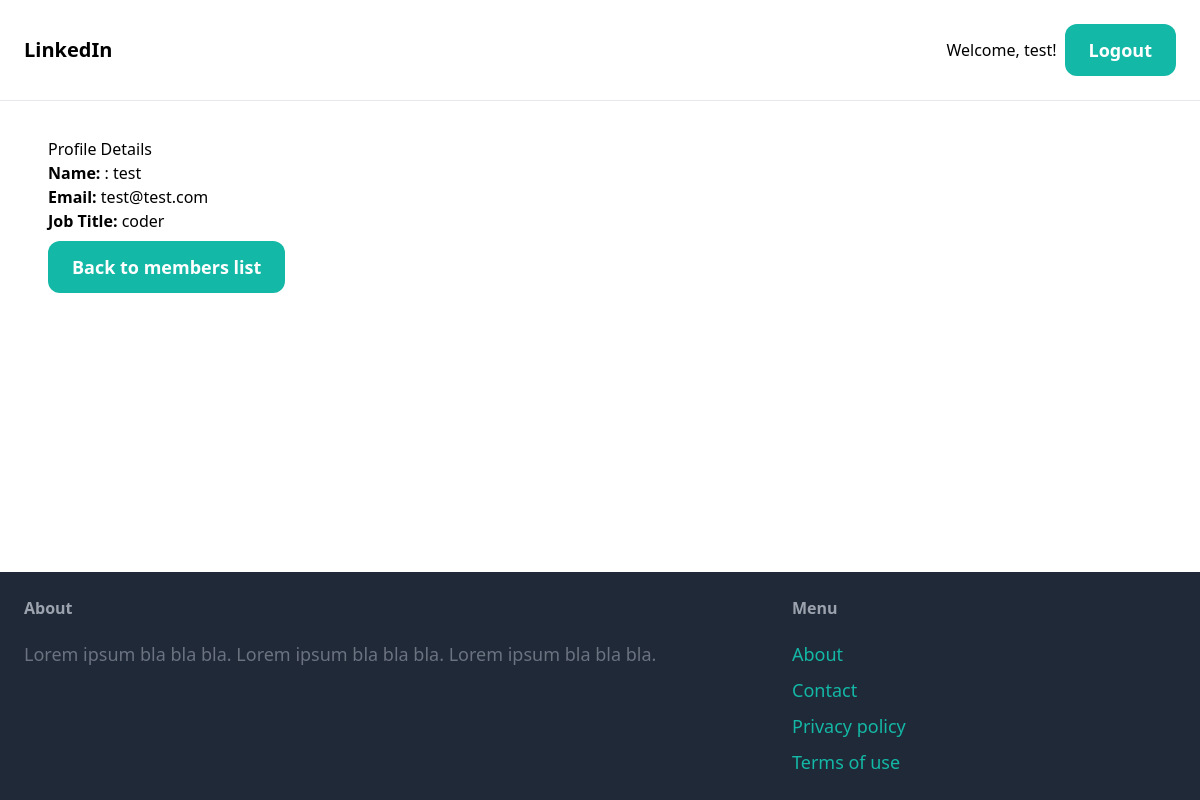
/profile/1/ (signed in), run on the app's committed database.
### core/models.py (models this page shows, shortened)
class UserInfo(models.Model):
    user = models.OneToOneField(User, on_delete=models.CASCADE)
    jobtitle = models.CharField(max_length=255)

### core/views.py (the view)
# urls.py: path('profile/<int:user_id>/', views.profile,
@login_required
def profile(request, user_id):
    user_profile = get_object_or_404(UserInfo, user__id=user_id)
    return render(request, 'core/profile.html', {'user_profile': user_profile})

### core/templates/core/profile.html (shortened to what this page needs)
{% extends 'core/base.html' %}
{% block content %}
    <div class="card w-50 ms-3 p-3">
        <h1>Profile Details</h1>
        <p><strong>Name: </strong>: {{ user_profile.user.username }}</p>
        <p><strong>Email: </strong> {{ user_profile.user.email }}</p>
        <p><strong>Job Title: </strong> {{ user_profile.jobtitle }}</p>
        <a href="{% url "core:index" %}" class="inline-block mt-2 px-6 py-3 text-lg font-semibold bg-teal-500 text-white rounded-xl hover:bg-teal-700">Back to members list</a>
    </div>
{% endblock %}

### core/templates/core/base.html (shortened to what this page needs)
<!DOCTYPE html>
<html lang="en">
  <head>
    <script src="https://cdn.tailwindcss.com"></script>
  </head>
  <body class="flex flex-col min-h-screen">
    <div class="flex-1">
        <nav
      class="py-6 px-6 flex justify-between items-center border-b border-gray-200"
    >
      <a href="/" class="text-xl font-semibold">LinkedIn</a>
      <div class="space-x-6">
        {% if user.is_authenticated %}
          {% if 'login' not in request.path and 'signup' not in request.path %}
          <div class="flex items-center justify-center">
            <p class="mr-2">Welcome, {{ user.username }}!</p>
            <a href="{% url 'core:logout' %}" class="px-6 py-3 text-lg font-semibold bg-teal-500 text-white rounded-xl hover:bg-teal-700">Logout</a>
          </div>
          {% endif %}
        {% endif %}
      </div>
    </nav>
    <div class="px-6 py-6">{% block content %}{% endblock %}</div>
    </div>
    <footer class="py-6 px-6 flex justify-between bg-gray-800">
      <div class="w-2/3 pr-10">
        <h3 class="mb-5 font-semibold text-gray-400">About</h3>
        <p class="text-lg text-gray-500">
          Lorem ipsum bla bla bla. Lorem ipsum bla bla bla. Lorem ipsum bla bla
          bla.
        </p>
      </div>
      <div class="w-1/3">
        <h3 class="mb-5 font-semibold text-gray-400">Menu</h3>
        <ul class="space-y-2">
          <li>
            <a href="#" class="text-lg text-teal-500 hover:text-teal-700"
              >About</a
            >
          </li>
          <li>
            <a
              href="{% url 'core:contact' %}"
              class="text-lg text-teal-500 hover:text-teal-700"
              >Contact</a
            >
          </li>
          <li>
            <a href="#" class="text-lg text-teal-500 hover:text-teal-700"
              >Privacy policy</a
            >
          </li>
          <li>
            <a href="#" class="text-lg text-teal-500 hover:text-teal-700"
              >Terms of use</a
            >
          </li>
        </ul>
      </div>
    </footer>
  </body>
</html>

### data on the page
UserInfo: user.username "test", user.email "test@test.com", jobtitle "coder"

### other printed values
{{ user.username }} "test"
